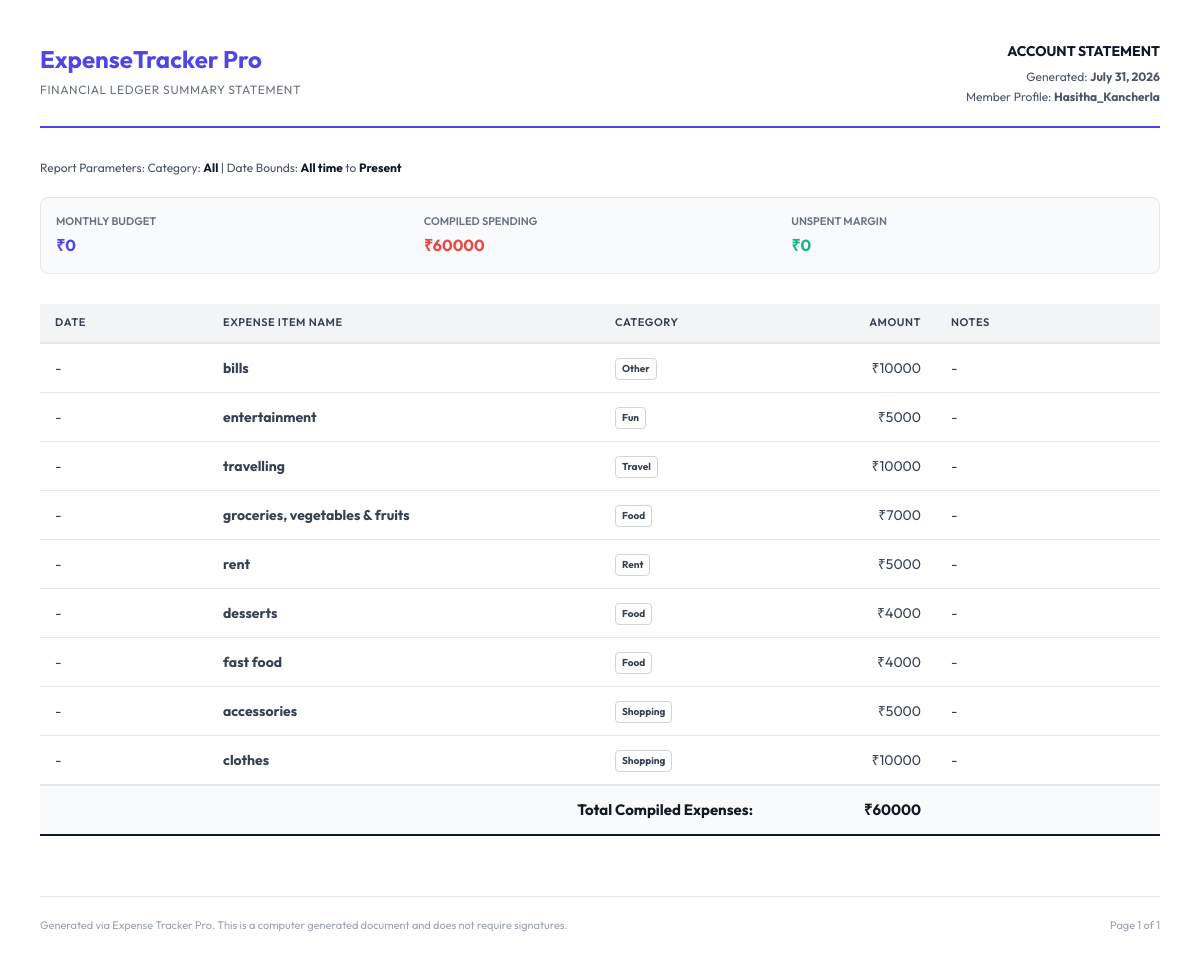
The page /reports/print (signed in) on the database as committed earlier.
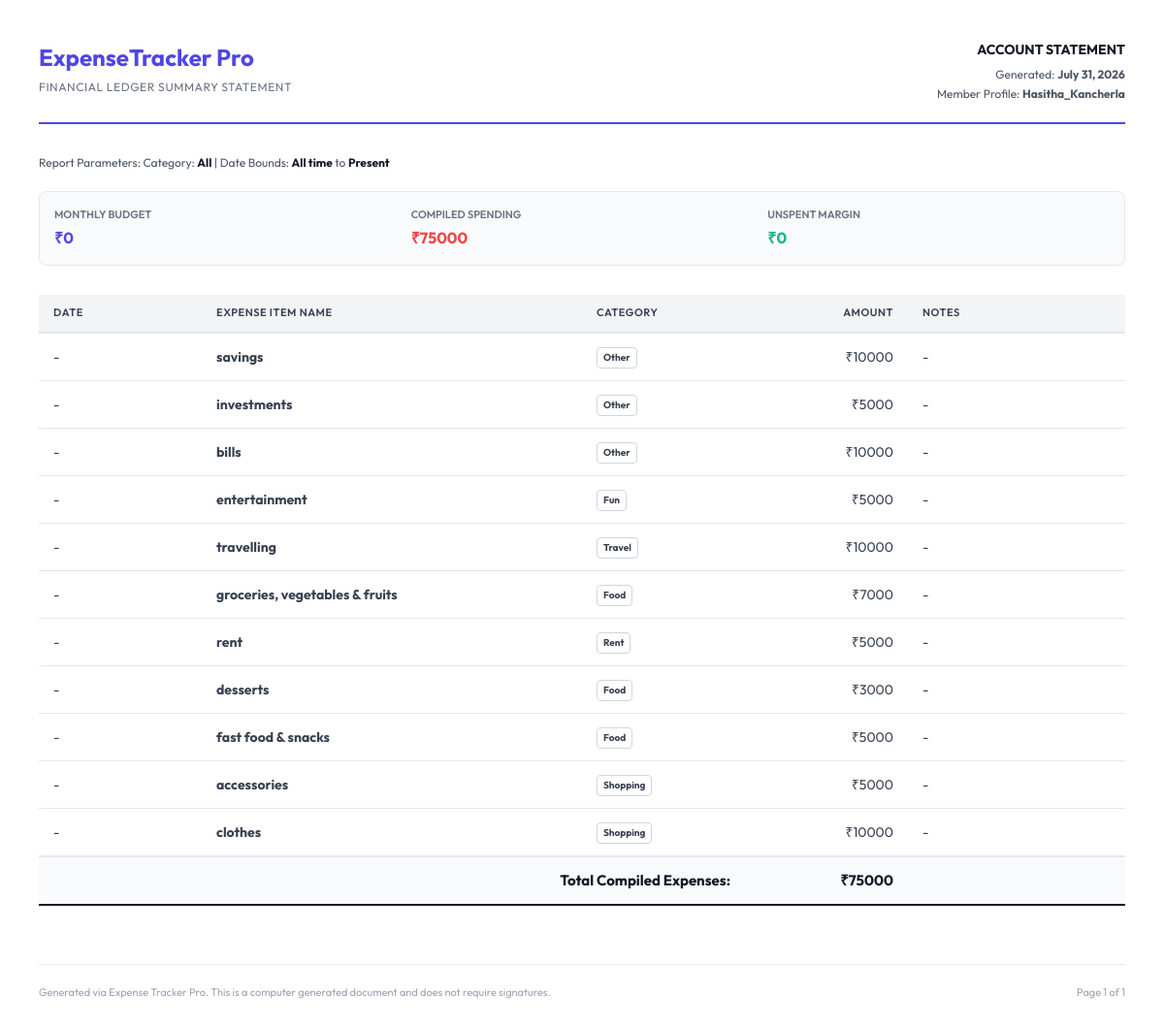
The same page on the database as committed later.
### app.py (models this page shows)
class Expense(db.Model):
    id = db.Column(
        db.Integer,
        primary_key=True
    )
    name = db.Column(
        db.String(100),
        nullable=False
    )
    amount = db.Column(
        db.Integer,
        nullable=False
    )
    category = db.Column(
        db.String(50),
        nullable=False
    )
    date = db.Column(
        db.String(10),
        nullable=True
    )
    notes = db.Column(
        db.String(255),
        nullable=True
    )
    user_id = db.Column(
        db.Integer,
        db.ForeignKey('user.id'),
        nullable=False
    )

### app.py (the view)
@app.route('/reports/print')
def print_report():
    if 'user_id' not in session:
        return redirect('/login')
    start_date = request.args.get('start_date', '')
    end_date = request.args.get('end_date', '')
    category = request.args.get('category', 'all')
    expenses = get_filtered_expenses_query(session['user_id'], start_date, end_date, category).all()
    total = sum(e.amount for e in expenses)
    current_month = datetime.now().month
    current_year = datetime.now().year
    budget = Budget.query.filter_by(
        user_id=session['user_id'],
        month=current_month,
        year=current_year
    ).first()
    budget_amount = budget.amount if budget else 0
    return render_template(
        'print_report.html',
        expenses=expenses,
        total=total,
        budget_amount=budget_amount,
        start_date=start_date,
        end_date=end_date,
        category=category,
        month_name=datetime.now().strftime("%B"),
        current_year=current_year,
        datetime=datetime
    )

### app.py (called while the page is built)
def get_filtered_expenses_query(user_id, start_date, end_date, category):
    query = Expense.query.filter_by(user_id=user_id)
    if category and category != 'all':
        query = query.filter_by(category=category)
    if start_date:
        query = query.filter(Expense.date >= start_date)
    if end_date:
        query = query.filter(Expense.date <= end_date)
    return query.order_by(Expense.date.desc(), Expense.id.desc())

### templates/print_report.html (shortened to what this page needs)
<!DOCTYPE html>
<html lang="en">
<head>
</head>
<body>
    <div class="print-header">
        <div>
            <h1 class="brand-title">ExpenseTracker Pro</h1>
            <p class="brand-sub">Financial Ledger Summary Statement</p>
        </div>
        <div class="meta-info">
            <h2>ACCOUNT STATEMENT</h2>
            <p>Generated: <strong>{{ datetime.now().strftime('%B %d, %Y') }}</strong></p>
            <p>Member Profile: <strong>{{ session['username'] }}</strong></p>
        </div>
    </div>
    <div class="filter-tags">
        <p>
            Report Parameters:
            Category: <strong>{{ category.capitalize() }}</strong> |
            Date Bounds: <strong>{{ start_date if start_date else 'All time' }}</strong> to <strong>{{ end_date if end_date else 'Present' }}</strong>
        </p>
    </div>
    <div class="filter-summary">
        <div class="summary-item">
            <h3>Monthly Budget</h3>
            <p class="budget-total">₹{{ budget_amount }}</p>
        </div>
        <div class="summary-item">
            <h3>Compiled Spending</h3>
            <p class="spent-total">₹{{ total }}</p>
        </div>
        <div class="summary-item">
            <h3>Unspent Margin</h3>
            <p class="remaining-total">₹{{ budget_amount - total if budget_amount - total > 0 else 0 }}</p>
        </div>
    </div>
    <table class="statement-table">
        <thead>
            <tr>
                <th style="width: 15%">Date</th>
                <th style="width: 35%">Expense Item Name</th>
                <th style="width: 15%">Category</th>
                <th style="width: 15%" class="num-col">Amount</th>
                <th style="width: 20%">Notes</th>
            </tr>
        </thead>
        <tbody>
            {% for expense in expenses %}
            <tr>
                <td>{{ expense.date or '-' }}</td>
                <td><strong>{{ expense.name }}</strong></td>
                <td>
                    <span class="category-badge">{{ expense.category }}</span>
                </td>
                <td class="num-col">₹{{ expense.amount }}</td>
                <td>{{ expense.notes or '-' }}</td>
            </tr>
            {% else %}
            <tr>
                <td colspan="5" style="text-align: center; padding: 30px; color: #6b7280;">No expenses matched statement parameters.</td>
            </tr>
            {% endfor %}
            {% if expenses %}
            <tr class="total-row">
                <td colspan="3" style="text-align: right;">Total Compiled Expenses:</td>
                <td class="num-col">₹{{ total }}</td>
                <td></td>
            </tr>
            {% endif %}
        </tbody>
    </table>
    <div class="print-footer">
        <p>Generated via Expense Tracker Pro. This is a computer generated document and does not require signatures.</p>
        <p>Page 1 of 1</p>
    </div>
</body>
</html>

### templates/print_report.html (style rules this page uses)
* { margin: 0; padding: 0; box-sizing: border-box; font-family: 'Outfit', sans-serif; }
body { background-color: #ffffff; color: #111827; padding: 40px; font-size: 14px; line-height: 1.6; }
.print-header { display: flex; justify-content: space-between; align-items: flex-start; border-bottom: 2px solid #4f46e5; padding-bottom: 20px; margin-bottom: 30px; }
.brand-title { font-size: 24px; font-weight: 700; color: #4f46e5; }
.brand-sub { font-size: 12px; text-transform: uppercase; letter-spacing: 0.05em; color: #6b7280; margin-top: 2px; }
.meta-info { text-align: right; font-size: 12px; color: #4b5563; }
.meta-info h2 { font-size: 14px; font-weight: 700; color: #111827; margin-bottom: 5px; }
.filter-summary { display: grid; grid-template-columns: repeat(3, 1fr); gap: 15px; margin-bottom: 30px; background-color: #f9fafb; padding: 15px; border-radius: 8px; border: 1px solid #e5e7eb; }
.summary-item h3 { font-size: 11px; text-transform: uppercase; color: #6b7280; margin-bottom: 2px; font-weight: 600; }
.summary-item p { font-size: 16px; font-weight: 700; color: #111827; }
.summary-item p.budget-total { color: #4f46e5; }
.summary-item p.spent-total { color: #ef4444; }
.summary-item p.remaining-total { color: #10b981; }
.filter-tags { font-size: 12px; margin-bottom: 20px; color: #4b5563; }
.filter-tags strong { color: #111827; }
.statement-table { width: 100%; border-collapse: collapse; margin-bottom: 40px; }
.statement-table th { background-color: #f3f4f6; color: #374151; font-weight: 600; text-transform: uppercase; font-size: 11px; letter-spacing: 0.05em; padding: 10px 15px; border-bottom: 2px solid #e5e7eb; text-align: left; }
.statement-table td { padding: 12px 15px; border-bottom: 1px solid #e5e7eb; color: #374151; }
.statement-table tr:last-child td { border-bottom: none; }
.statement-table th.num-col, .statement-table td.num-col { text-align: right; }
.total-row { font-weight: 700; background-color: #f9fafb; }
.total-row td { border-top: 2px solid #e5e7eb; border-bottom: 2px double #111827 !important; font-size: 15px; color: #111827; }
.category-badge { display: inline-block; padding: 2px 6px; font-size: 10px; font-weight: 700; border-radius: 4px; border: 1px solid #d1d5db; }
.print-footer { margin-top: 60px; border-top: 1px solid #e5e7eb; padding-top: 20px; display: flex; justify-content: space-between; font-size: 11px; color: #9ca3af; }

Rows that differ between the two databases and show on the page:
now on this page (row edited): Expense: date "-", name "savings", category "Other", amount "10000", notes "-"
now on this page (row edited): Expense: date "-", name "investments", category "Other", amount "5000", notes "-"
changed Expense "desserts": amount "4000" → "3000"
changed Expense: name "fast food" → "fast food & snacks"; amount "4000" → "5000"
Other text that changed with them:
{{ total }}: "60000" → "75000"
